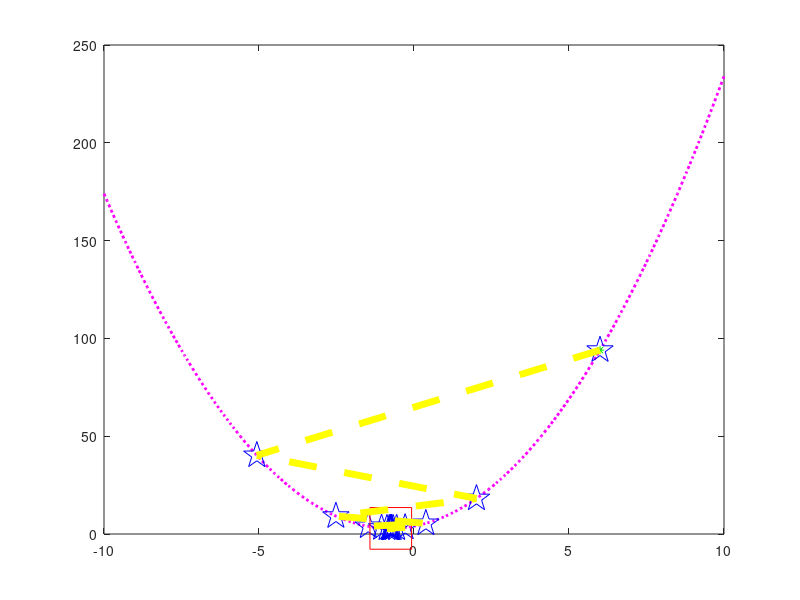
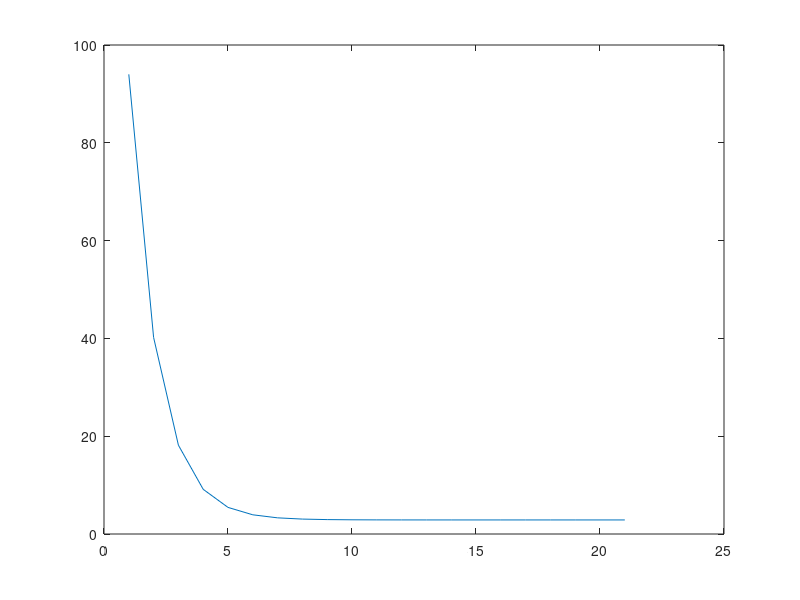

These figures' MATLAB source, in order:
% M.Amintoosi, HSU, 2018
% Gradient Descent

clc
clear
% close all
f = [2 3 4];  % 2x^2 +3x + 4
gf = polyder(f);
x = -10:.1:10;
y = polyval(f,x);
figure(1)
plot(x,y,':m','LineWidth',2)
hold on
% z = polyval(gf,x);
% plot(x,z,':g','LineWidth',2)
%%
maxIter = 20;
alpha = .41;%.55;
s(1) = 6;
plot(s,polyval(f,s),'*g')
for k=1:maxIter
    Fs(k) = polyval(f,s(k));
    plot(s(k),Fs(k),'pb','MarkerSize',20)
    pause(.05)
    s(k+1) = s(k) - alpha*polyval(gf,s(k));
end
Fs(maxIter+1) = polyval(f,s(maxIter+1));
s(end)
Fs(end)
%%
plot(s(end),Fs(end),'sr','MarkerSize',30)
plot(s,Fs,'y--','LineWidth',5)
hold off

figure(2)
plot(Fs)


%%
% fun = @(x) x(1)-x(2)+2*x(1)^2+2*x(1)*x(2)+x(2)^2
% plotobjective(fun,[-20 20; -20 20]);